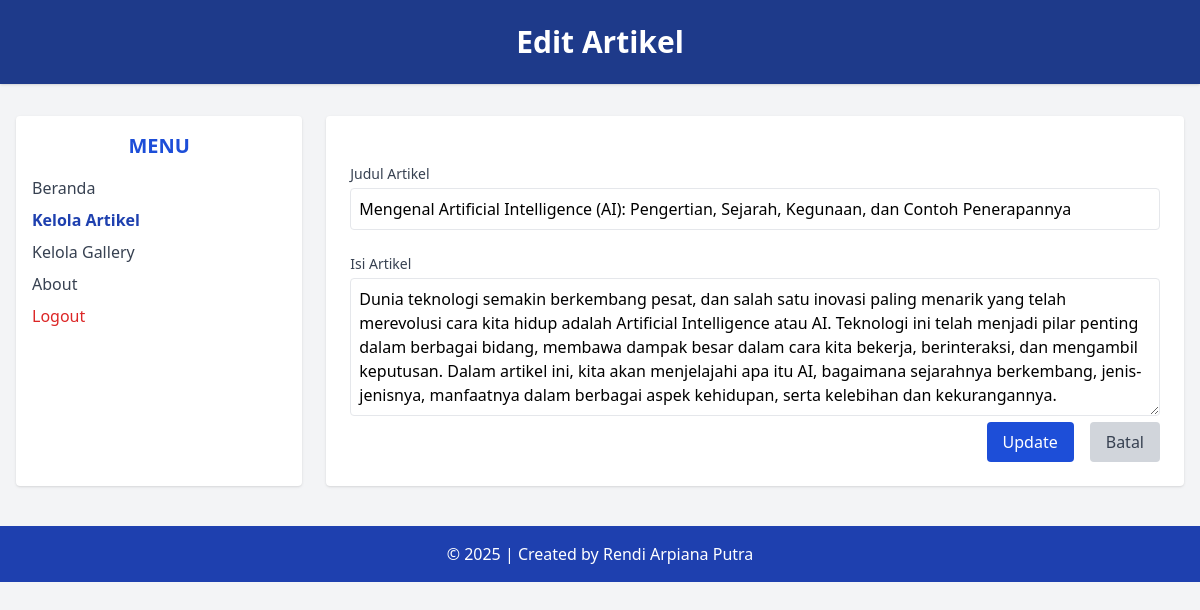
The page /admin/edit_artikel.php?id_artikel=4 (signed in) on the database its author committed.
### tables this page shows
CREATE TABLE `tbl_artikel` (
  `id_artikel` int(5) NOT NULL AUTO_INCREMENT,
  `nama_artikel` text DEFAULT NULL,
  `isi_artikel` text DEFAULT NULL,
  PRIMARY KEY (`id_artikel`)
);

### admin/edit_artikel.php (the view, shortened to what this page needs)
<?php
include('../koneksi.php');
$id = $_GET['id_artikel'];
$sql = "SELECT * FROM tbl_artikel WHERE id_artikel = '$id'";
$query = mysqli_query($db, $sql);
$data = mysqli_fetch_array($query);
?>
<!DOCTYPE html>
<html lang="en">
<head>
    <script src="https://cdn.tailwindcss.com"></script>
</head>
<body class="bg-gray-100 min-h-screen">
    <header class="bg-blue-900 text-white text-center py-6 shadow">
        <h1 class="text-3xl font-bold">Edit Artikel</h1>
    </header>
    <div class="flex max-w-7xl mx-auto mt-8 px-4">
        <aside class="w-1/4 bg-white rounded shadow p-4">
            <h2 class="text-xl font-semibold text-blue-700 mb-4 text-center">MENU</h2>
            <ul class="space-y-2 text-gray-700">
                <li><a href="beranda_admin.php" class="block hover:text-blue-600">Beranda</a></li>
                <li><a href="data_artikel.php" class="block font-semibold text-blue-800">Kelola Artikel</a></li>
                <li><a href="data_gallery.php" class="block hover:text-blue-600">Kelola Gallery</a></li>
                <li><a href="about.php" class="block hover:text-blue-600">About</a></li>
                <li>
                    <a href="logout.php" onclick="return confirm('Apakah anda yakin ingin keluar?');"
                        class="block text-red-600 hover:underline font-medium">Logout</a>
                </li>
            </ul>
        </aside>
        <main class="w-3/4 bg-white rounded shadow p-6 ml-6">
            <form action="proses_edit_artikel.php" method="post" class="space-y-6">
                <div>
                    <label for="nama_artikel" class="block text-sm font-medium text-gray-700 mb-1">Judul Artikel</label>
                    <input type="text" id="nama_artikel" name="nama_artikel" required
                        value="<?php echo htmlspecialchars($data['nama_artikel']); ?>"
                        class="w-full p-2 border rounded focus:outline-none focus:ring focus:border-blue-500">
                </div>
                <div>
                    <label for="isi_artikel" class="block text-sm font-medium text-gray-700 mb-1">Isi Artikel</label>
                    <textarea id="isi_artikel" name="isi_artikel" rows="5" required
                        class="w-full p-2 border rounded focus:outline-none focus:ring focus:border-blue-500"><?php echo htmlspecialchars($data['isi_artikel']);
                        ?></textarea>
                    <div>
                        <div class="flex justify-end space-x-4">
                            <button type="submit"
                                class="bg-blue-700 text-white px-4 py-2 rounded hover:bg-blue-800 transition">Update</button>
                            <a href="data_artikel.php"
                                class="bg-gray-300 text-gray-700 px-4 py-2 rounded hover:bg-gray-400 transition">Batal</a>
                        </div>
            </form>
        </main>
    </div>
    <footer class="bg-blue-800 text-white text-center py-4 mt-10">
        &copy; <?php echo date('Y'); ?> | Created by Rendi Arpiana Putra
    </footer>
</body>
</html>

### rows shown on the page
tbl_artikel: nama_artikel "Mengenal Artificial Intelligence (AI): Pengertian, Sejarah, Kegunaan, dan Contoh Penerapannya", isi_artikel "Dunia teknologi semakin berkembang pesat, dan salah satu inovasi paling menarik yang telah merevolusi cara kita hidup adalah Artificial Intelligence atau AI. Teknologi ini telah menjadi pilar penting dalam berbagai bidang, membawa dampak besar dalam cara kita bekerja, berinteraksi, dan mengambil keputusan. Dalam artikel ini, kita akan menjelajahi apa itu AI, bagaimana sejarahnya berkembang, jenis-jenisnya, manfaatnya dalam berbagai aspek kehidupan, serta kelebihan dan kekurangannya."
